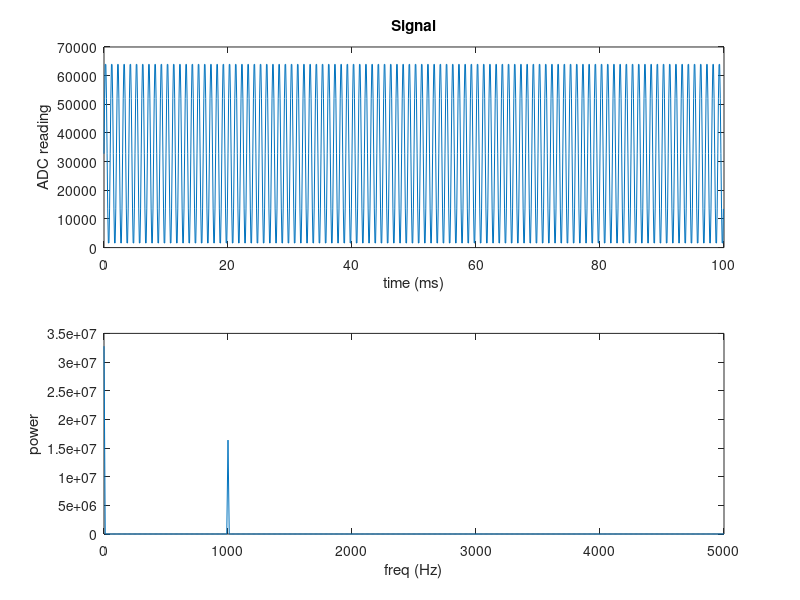

Reproduce this figure in MATLAB.
% data file is 1000 samples with sample period 100us
ascii_hex = cell2mat(textread ('data_1000Hz_1105gpm.txt' , '%s'));
data = hex2dec(ascii_hex)';

n = length(data);

Ts = 100 * 10^-6;  % sample period of 100us (also timer0 tick)
Fs= 1/Ts;          % sampling frequency

voltage_max = 3.3;
adc_max = 2^16-1;

%signal = voltage_max * data / adc_max;
signal = data;

t = [0:n-1] * Ts;  % time axis in seconds
subplot(2,1,1);
plot(1000*t, signal);
title('Signal');
xlabel('time (ms)');
%ylabel('voltage');
ylabel('ADC reading');

dft = fft(signal);

% FFT calculation is symmetric about zero, take first half
mag = abs( dft(1:n/2+1) );

% frequencies are from 0 - Fs/2 (Nyquist freq)
F = linspace(0,Fs/2,length(mag));

subplot(2,1,2);
plot(F,mag);
xlabel('freq (Hz)');
ylabel('power');

% get the frequency with the highest magnitude, ignoring dc component
[max_mag,i] = max([0, mag(2:end)]);

fundamental = F(i)

%%%%%%%%

f = fundamental;  % shedding frequency in Hz
T_C = 23   % temperature in C, approx 73.4 F 
T_K = T_C + 273.15  % temperature in Kelvin

d_in = 0.5   % bluff body width in inches
d_m = d_in * 0.0254   ...in meters

pid_in = 2.9   % pipe inner diameter (inches)
pid_m = pid_in * 0.0254  %  ...in meters

% (10) dynamic viscosity of water in kg/(m*s) = (Pa*s) = (N*s)/m^2
% should be ~= 1e-3, 9.321e-4 @ 23 C
% http://www.viscopedia.com/viscosity-tables/substances/water/
viscosity = 2.4*10^-5 * 10^(247.8/(T_K-140))

% (9) density of water in kg/m^3  (should be ~1000)
density = 1000 * (1 - (T_C+288.9414)/(508929.2*(T_C+68.12963))*(T_C-3.9863)^2)

%%%% iterate to find solution

error = Inf;
v_m = 10;  % initail guess
while( error > 0.0001 ) 

  % (8) Reynolds number  (dimensionless: kg/m^3 * m/s * m * (m*s)/kg)
  %      typical for vortex: 10^5 - 10^7
  % NOTE: v_m is a guess
  Re = density * v_m * pid_m / viscosity
  
  % (7) Strouhal number  (dimensionless)
  %      should be 0.1 - 0.3
  St = 0.2684 - 1.0356 / sqrt(Re)

  v_m_prev = v_m;
  v_m = f * d_m / St
  error = abs( v_m - v_m_prev );
end

% velocity in feet/s
v_f = v_m * 3.2808399

% flow in gpm  (should be 1105)
%    1105 gpm  -->  v_f=53.629 ft/s  (16.346 m/s)
%
% why is this off by a factor of pid_in ??
flow_gpm = 2.45 * pid_in^2 * v_f

%      1 ft^3 = 7.48052 gallons
%      1 ft^3/s = 448.83 gpm
%flow_ft3_s =  (pi*(pid_in/2)^2)/144 * v_f
%flow_gpm = flow_ft3_s * 7.48052*60



